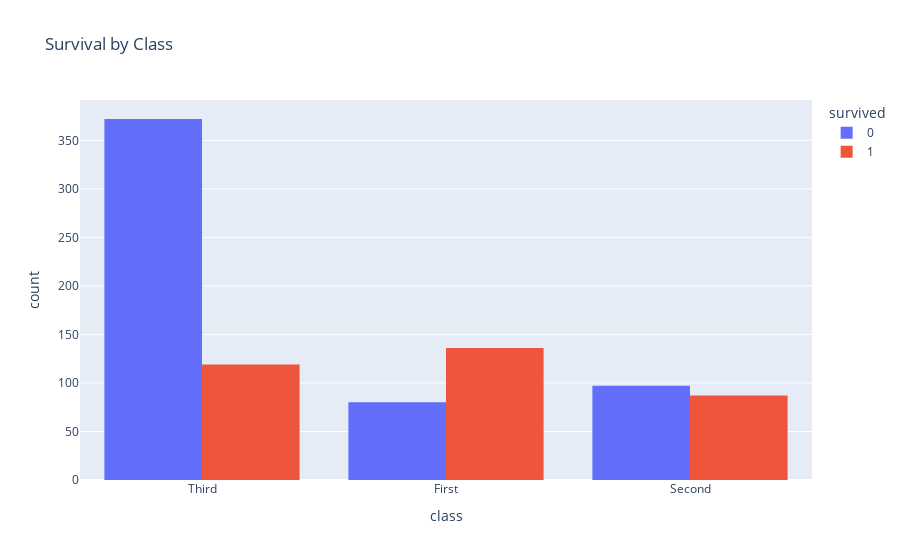

Notebook source saved alongside this figure:
### Code cell
# 5. Survival by Passenger Class
fig5 = px.histogram(df, x='class', color='survived', barmode='group', title='Survival by Class')
fig5.show()

### Figure 1 — Plotly figure (JSON) as saved in the notebook; plotly's stock layout.template omitted (floating-point values rounded to 4 significant figures; data arrays with more than 128 entries replaced by an {"elided": "..."} marker saying what was removed)
{"data": [{"alignmentgroup": "True", "bingroup": "x", "hovertemplate": "survived=0<br>class=%{x}<br>count=%{y}<extra></extra>", "legendgroup": "0", "marker": {"color": "#636efa", "pattern": {"shape": ""}}, "name": "0", "offsetgroup": "0", "orientation": "v", "showlegend": true, "type": "histogram", "x": {"elided": "549 str values"}, "xaxis": "x", "yaxis": "y"}, {"alignmentgroup": "True", "bingroup": "x", "hovertemplate": "survived=1<br>class=%{x}<br>count=%{y}<extra></extra>", "legendgroup": "1", "marker": {"color": "#EF553B", "pattern": {"shape": ""}}, "name": "1", "offsetgroup": "1", "orientation": "v", "showlegend": true, "type": "histogram", "x": {"elided": "342 str values"}, "xaxis": "x", "yaxis": "y"}], "layout": {"barmode": "group", "legend": {"title": {"text": "survived"}, "tracegroupgap": 0}, "title": {"text": "Survival by Class"}, "xaxis": {"anchor": "y", "domain": [0, 1], "title": {"text": "class"}}, "yaxis": {"anchor": "x", "domain": [0, 1], "title": {"text": "count"}}}}
